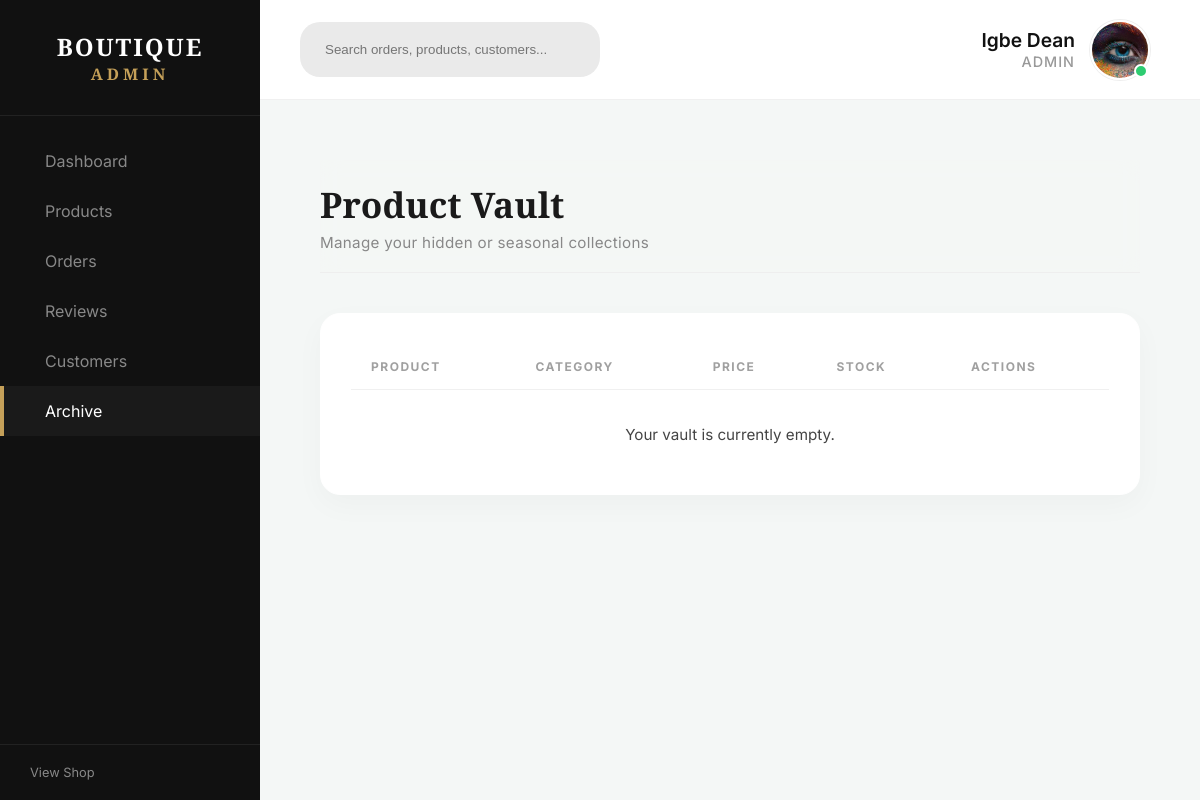
Page /admin/products/archived (signed in) on the committed database.
### beauty/models.py (models this page shows, shortened)
class User(db.Model, UserMixin):
    id = db.Column(db.Integer, primary_key=True)
    first_name = db.Column(db.String(50), nullable=False) # Not unique
    last_name = db.Column(db.String(50), nullable=False)  # Not unique
    email = db.Column(db.String(120), unique=True, nullable=False) # Unique for login
    image_file = db.Column(db.String(20), nullable=False, default='default.jpg')
    password = db.Column(db.String(60), nullable=False)
    date_joined = db.Column(db.DateTime, nullable=False, default=datetime.utcnow)
    role = db.Column(db.String(20), nullable=False, default='user')
    cart = db.relationship('Cart', backref='owner', uselist=False) # uselist=False makes it a 1-to-1 relationship
    wishlist_items = db.relationship('Wishlist', backref='owner', lazy=True, cascade="all, delete-orphan")
    addresses = db.relationship('Address', backref='owner', lazy=True, cascade="all, delete-orphan")
    reviews = db.relationship('Review', backref='author', lazy=True)
    @property
    def full_name(self):
        return f"{self.last_name} {self.first_name}"

### beauty/routes/admin/admin_route.py (the view)
@admin.route('/products/archived')
@admin_required
def archived_products():
    products = Product.query.filter_by(is_active=False).order_by(Product.date_added.desc()).all()
    return render_template(
        'admin/archived_products.html',
        products=products
    )

### beauty/models.py (called while the page is built)
@login_manager.user_loader
def load_user(user_id):
    return User.query.get(int(user_id))

### beauty/utils.py (called while the page is built)
def admin_required(f):
    @wraps(f)
    def decorated_function(*args, **kwargs):
        if not current_user.is_authenticated or current_user.role != 'admin':
            abort(403)
        return f(*args, **kwargs)
    return decorated_function

### beauty/templates/admin/archived_products.html (shortened to what this page needs)
{% extends "admin/admin_layout.html" %}
{% block admin_content %}
<div class="admin-composer">
    <header class="composer-header">
        <div class="header-left">
            <h1 class="title-medium">Product Vault</h1>
            <p class="text-muted">Manage your hidden or seasonal collections</p>
        </div>
    </header>
    <div class="composer-section">
        <table class="admin-table">
            <thead>
                <tr>
                    <th>Product</th>
                    <th>Category</th>
                    <th>Price</th>
                    <th>Stock</th>
                    <th class="text-right">Actions</th>
                </tr>
            </thead>
            <tbody>
                {% for product in products %}
                <tr class="archived-row">
                    <td>
                        <div class="product-cell">
                            <img src="{{ url_for('static', filename='images/product_images/' + product.image_file) }}" class="table-img">
                            <div class="product-info">
                                <span class="product-name">{{ product.name }}</span>
                                <span class="product-tag">Archived</span>
                            </div>
                        </div>
                    </td>
                    <td>{{ product.category }}</td>
                    <td>${{ "%.2f"|format(product.price) }}</td>
                    <td>{{ product.stock_count }}</td>
                    <td class="table-actions text-right">
                        <form action="{{ url_for('admin.restore_product', product_id=product.id) }}" method="POST" style="display:inline;">
                            <button type="submit" class="action-btn restore" title="Restore to Shop">
                                <i class="las la-undo-alt"></i>
                            </button>
                        </form>
                    </td>
                </tr>
                {% else %}
                <tr>
                    <td colspan="5" class="empty-state">
                        <p>Your vault is currently empty.</p>
                    </td>
                {% endfor %}
            </tbody>
        </table>
    </div>
</div>
{% endblock %}

### beauty/templates/admin/admin_layout.html (shortened to what this page needs)
<!DOCTYPE html>
<html lang="en">
<head>
    <link rel= "stylesheet" href= "https://maxst.icons8.com/vue-static/landings/line-awesome/line-awesome/1.3.0/css/line-awesome.min.css" >
    <link rel="stylesheet" href="{{ url_for('static', filename='css/admin.css') }}">
</head>
<body>
    <div class="admin-wrapper">
        <aside class="admin-sidebar">
            <div class="sidebar-brand">
                <h2>BOUTIQUE <span>ADMIN</span></h2>
            </div>
            <nav class="sidebar-nav">
                <ul>
                    <li>
                        <a href="{{ url_for('admin.dashboard') }}" class="nav-link {{ 'active' if request.endpoint == 'admin.dashboard' }} ">
                             Dashboard
                        </a>
                    </li>
                    <li>
                        <a href="{{ url_for('admin.manage_product') }}" class="nav-link {{ 'active' if request.endpoint == 'admin.manage_product' }}">
                             Products
                        </a>
                    </li>
                    <li>
                        <a href="#" class="nav-link">
                             Orders
                        </a>
                    </li>
                    <li>
                        <a href="#" class="nav-link">
                             Reviews
                        </a>
                    </li>
                    <li>
                        <a href="#" class="nav-link">
                             Customers
                        </a>
                    </li>
                    <li>
                        <a href="{{ url_for('admin.archived_products') }}" class="nav-link {{ 'active' if request.endpoint == 'admin.archived_products' }}">
                             Archive
                        </a>
                    </li>
                </ul>
            </nav>
            <div class="sidebar-footer">
                <a href="{{ url_for('main.shop') }}">
                     View Shop
                </a>
            </div>
        </aside>
        <div class="admin-content">
            <header class="admin-top-bar">
                <div class="search-wrapper">
                    <input type="search" placeholder="Search orders, products, customers...">
                </div>
                <div class="admin-user-info">
                    <div class="admin-details">
                        <span class="admin-name">{{ current_user.full_name }}</span>
                        <span class="admin-role">{{ current_user.role|capitalize }}</span>
                    </div>
                    <div class="admin-avatar-wrapper">
                        {% if current_user.image_file %}
                            <img src="{{ url_for('static', filename='images/user_profile_pics/' + current_user.image_file) }}" alt="Admin Profile" class="admin-avatar">
                        {% else %}
                            <img src="https://ui-avatars.com/api/?name={{ current_user.full_name }}&background=111&color=fff" alt="Admin" class="admin-avatar">
                        {% endif %}
                    </div>
                </div>
            </header>
            <main class="admin-view">
                {% block admin_content %}{% endblock %}
            </main>
        </div>
    </div>
</body>
</html>

### rows in the picture
User: full_name "Igbe Dean", role "ADMIN", image_file (picture)
